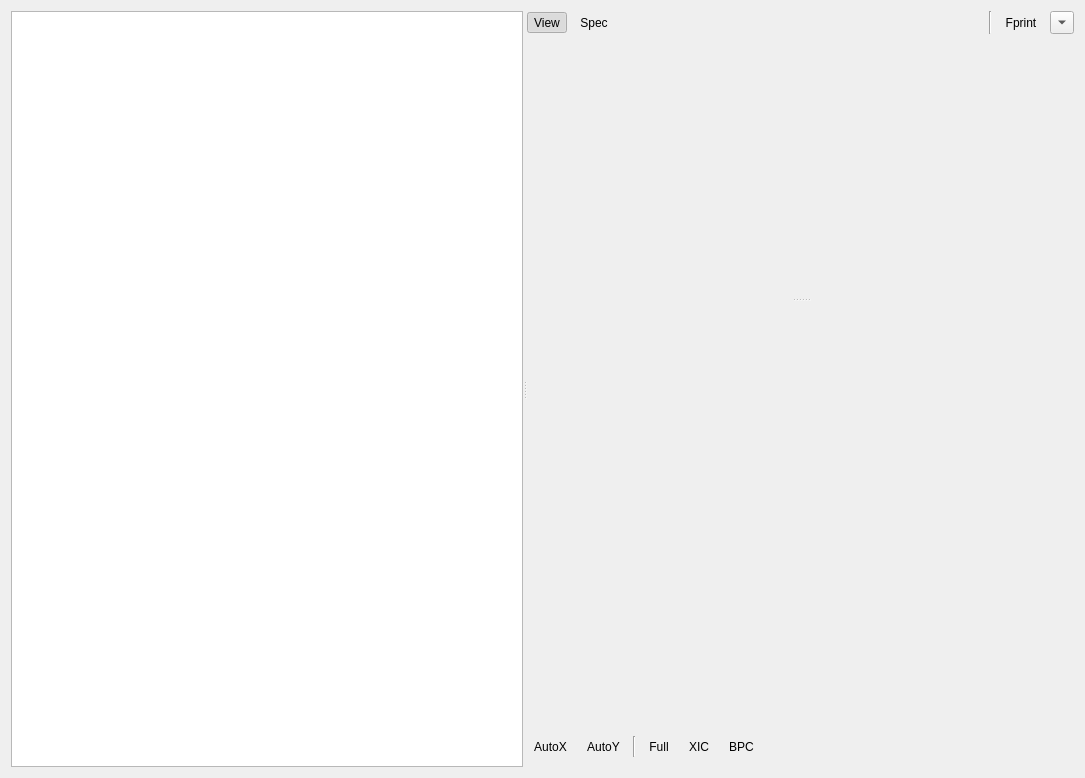
<?xml version="1.0" encoding="UTF-8"?>
<ui version="4.0">
 <class>Form</class>
 <widget class="QWidget" name="Form">
  <property name="geometry">
   <rect>
    <x>0</x>
    <y>0</y>
    <width>1085</width>
    <height>778</height>
   </rect>
  </property>
  <property name="minimumSize">
   <size>
    <width>640</width>
    <height>480</height>
   </size>
  </property>
  <property name="windowTitle">
   <string>Form</string>
  </property>
  <layout class="QVBoxLayout" name="verticalLayout_5">
   <item>
    <widget class="QSplitter" name="splitter_2">
     <property name="sizePolicy">
      <sizepolicy hsizetype="Expanding" vsizetype="Preferred">
       <horstretch>0</horstretch>
       <verstretch>0</verstretch>
      </sizepolicy>
     </property>
     <property name="orientation">
      <enum>Qt::Horizontal</enum>
     </property>
     <widget class="QWidget" name="verticalLayoutWidget_3">
      <layout class="QVBoxLayout" name="verticalLayout_3" stretch="0">
       <item>
        <widget class="QTreeView" name="viewInjectionTree">
         <property name="sizePolicy">
          <sizepolicy hsizetype="Minimum" vsizetype="Expanding">
           <horstretch>0</horstretch>
           <verstretch>0</verstretch>
          </sizepolicy>
         </property>
        </widget>
       </item>
      </layout>
     </widget>
     <widget class="QSplitter" name="splitter">
      <property name="minimumSize">
       <size>
        <width>400</width>
        <height>0</height>
       </size>
      </property>
      <property name="orientation">
       <enum>Qt::Vertical</enum>
      </property>
      <widget class="QWidget" name="verticalLayoutWidget">
       <layout class="QVBoxLayout" name="verticalLayout" stretch="0,1">
        <property name="bottomMargin">
         <number>0</number>
        </property>
        <item>
         <layout class="QHBoxLayout" name="horizontalLayout">
          <item>
           <widget class="QToolButton" name="toolView">
            <property name="text">
             <string>View</string>
            </property>
            <property name="checkable">
             <bool>true</bool>
            </property>
            <property name="checked">
             <bool>true</bool>
            </property>
            <property name="autoRaise">
             <bool>true</bool>
            </property>
           </widget>
          </item>
          <item>
           <widget class="QToolButton" name="toolGetSpectrum">
            <property name="text">
             <string>Spec</string>
            </property>
            <property name="checkable">
             <bool>true</bool>
            </property>
            <property name="autoRaise">
             <bool>true</bool>
            </property>
            <property name="arrowType">
             <enum>Qt::NoArrow</enum>
            </property>
           </widget>
          </item>
          <item>
           <spacer name="horizontalSpacer">
            <property name="orientation">
             <enum>Qt::Horizontal</enum>
            </property>
            <property name="sizeHint" stdset="0">
             <size>
              <width>40</width>
              <height>20</height>
             </size>
            </property>
           </spacer>
          </item>
          <item>
           <widget class="Line" name="line">
            <property name="orientation">
             <enum>Qt::Vertical</enum>
            </property>
           </widget>
          </item>
          <item>
           <widget class="QToolButton" name="toolFprint">
            <property name="text">
             <string>Fprint</string>
            </property>
            <property name="checkable">
             <bool>true</bool>
            </property>
            <property name="autoRaise">
             <bool>true</bool>
            </property>
           </widget>
          </item>
          <item>
           <widget class="QToolButton" name="toolFprintMenu">
            <property name="text">
             <string>...</string>
            </property>
            <property name="popupMode">
             <enum>QToolButton::InstantPopup</enum>
            </property>
            <property name="arrowType">
             <enum>Qt::DownArrow</enum>
            </property>
           </widget>
          </item>
         </layout>
        </item>
        <item>
         <widget class="ChromStackView" name="viewChromStack" native="true"/>
        </item>
       </layout>
      </widget>
      <widget class="QWidget" name="verticalLayoutWidget_2">
       <layout class="QVBoxLayout" name="verticalLayout_2" stretch="1,0">
        <property name="topMargin">
         <number>10</number>
        </property>
        <property name="bottomMargin">
         <number>10</number>
        </property>
        <item>
         <widget class="MSPlotWidget" name="plotMS" native="true"/>
        </item>
        <item>
         <layout class="QHBoxLayout" name="horizontalLayout_2">
          <item>
           <widget class="QToolButton" name="toolAutoX">
            <property name="text">
             <string>AutoX</string>
            </property>
            <property name="autoRaise">
             <bool>true</bool>
            </property>
           </widget>
          </item>
          <item>
           <widget class="QToolButton" name="toolAutoY">
            <property name="text">
             <string>AutoY</string>
            </property>
            <property name="autoRaise">
             <bool>true</bool>
            </property>
           </widget>
          </item>
          <item>
           <widget class="Line" name="line_2">
            <property name="orientation">
             <enum>Qt::Vertical</enum>
            </property>
           </widget>
          </item>
          <item>
           <widget class="QToolButton" name="toolExtNone">
            <property name="text">
             <string>Full</string>
            </property>
            <property name="checkable">
             <bool>true</bool>
            </property>
            <property name="autoRaise">
             <bool>true</bool>
            </property>
           </widget>
          </item>
          <item>
           <widget class="QToolButton" name="toolExtXIC">
            <property name="text">
             <string>XIC</string>
            </property>
            <property name="checkable">
             <bool>true</bool>
            </property>
            <property name="autoRaise">
             <bool>true</bool>
            </property>
           </widget>
          </item>
          <item>
           <widget class="QToolButton" name="toolExtBPC">
            <property name="text">
             <string>BPC</string>
            </property>
            <property name="checkable">
             <bool>true</bool>
            </property>
            <property name="autoRaise">
             <bool>true</bool>
            </property>
           </widget>
          </item>
          <item>
           <spacer name="horizontalSpacer_2">
            <property name="orientation">
             <enum>Qt::Horizontal</enum>
            </property>
            <property name="sizeHint" stdset="0">
             <size>
              <width>40</width>
              <height>20</height>
             </size>
            </property>
           </spacer>
          </item>
         </layout>
        </item>
       </layout>
      </widget>
     </widget>
    </widget>
   </item>
  </layout>
  <action name="actionGetSpectrum">
   <property name="checkable">
    <bool>true</bool>
   </property>
   <property name="text">
    <string>Spec</string>
   </property>
   <property name="toolTip">
    <string>Extract a mass spectrum from an LC/MS dataset</string>
   </property>
   <property name="shortcut">
    <string>Shift+S</string>
   </property>
  </action>
  <action name="actionView">
   <property name="checkable">
    <bool>true</bool>
   </property>
   <property name="text">
    <string>View</string>
   </property>
  </action>
  <action name="actionToggleFprint">
   <property name="checkable">
    <bool>true</bool>
   </property>
   <property name="text">
    <string>Fprint</string>
   </property>
   <property name="shortcut">
    <string>Shift+F</string>
   </property>
  </action>
  <action name="actionModeXIC">
   <property name="checkable">
    <bool>true</bool>
   </property>
   <property name="text">
    <string>XIC</string>
   </property>
  </action>
  <action name="actionModeBPC">
   <property name="checkable">
    <bool>true</bool>
   </property>
   <property name="text">
    <string>BPC</string>
   </property>
  </action>
  <action name="actionModeNone">
   <property name="checkable">
    <bool>true</bool>
   </property>
   <property name="text">
    <string>None</string>
   </property>
  </action>
 </widget>
 <customwidgets>
  <customwidget>
   <class>MSPlotWidget</class>
   <extends>QWidget</extends>
   <header>gui.widgets.MSPlotWidget</header>
   <container>1</container>
  </customwidget>
  <customwidget>
   <class>ChromStackView</class>
   <extends>QWidget</extends>
   <header>gui.views.chromatogram_stack_view</header>
   <container>1</container>
  </customwidget>
 </customwidgets>
 <resources/>
 <connections/>
 <slots>
  <slot>update_chrom_plot()</slot>
  <slot>update_spectrum_plot()</slot>
 </slots>
</ui>
